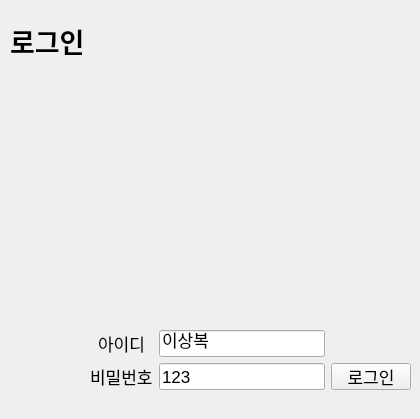
   <widget class="QWidget" name="page_2">
    <widget class="QWidget" name="gridLayoutWidget">
     <property name="geometry">
      <rect>
       <x>90</x>
       <y>330</y>
       <width>321</width>
       <height>80</height>
      </rect>
     </property>
     <layout class="QGridLayout" name="gridLayout">
      <item row="1" column="2">
       <widget class="QPushButton" name="btn_login">
        <property name="font">
         <font>
          <pointsize>13</pointsize>
         </font>
        </property>
        <property name="text">
         <string>로그인</string>
        </property>
       </widget>
      </item>
      <item row="0" column="1">
       <widget class="QLineEdit" name="input_login_id">
        <property name="font">
         <font>
          <pointsize>13</pointsize>
         </font>
        </property>
        <property name="text">
         <string>이상복</string>
        </property>
       </widget>
      </item>
      <item row="1" column="0">
       <widget class="QLabel" name="label_10">
        <property name="font">
         <font>
          <pointsize>13</pointsize>
         </font>
        </property>
        <property name="text">
         <string>비밀번호</string>
        </property>
       </widget>
      </item>
      <item row="1" column="1">
       <widget class="QLineEdit" name="input_login_pw">
        <property name="font">
         <font>
          <pointsize>13</pointsize>
         </font>
        </property>
        <property name="text">
         <string>123</string>
        </property>
       </widget>
      </item>
      <item row="0" column="0">
       <widget class="QLabel" name="label_5">
        <property name="font">
         <font>
          <pointsize>13</pointsize>
         </font>
        </property>
        <property name="layoutDirection">
         <enum>Qt::LeftToRight</enum>
        </property>
        <property name="text">
         <string>아이디</string>
        </property>
        <property name="alignment">
         <set>Qt::AlignCenter</set>
        </property>
       </widget>
      </item>
      <item row="2" column="2">
       <widget class="QLabel" name="label_login">
        <property name="text">
         <string/>
        </property>
       </widget>
      </item>
     </layout>
    </widget>
    <widget class="QLabel" name="label_19">
     <property name="geometry">
      <rect>
       <x>10</x>
       <y>10</y>
       <width>111</width>
       <height>61</height>
      </rect>
     </property>
     <property name="font">
      <font>
       <pointsize>20</pointsize>
       <weight>75</weight>
       <bold>true</bold>
      </font>
     </property>
     <property name="text">
      <string>로그인</string>
     </property>
    </widget>
   </widget>
